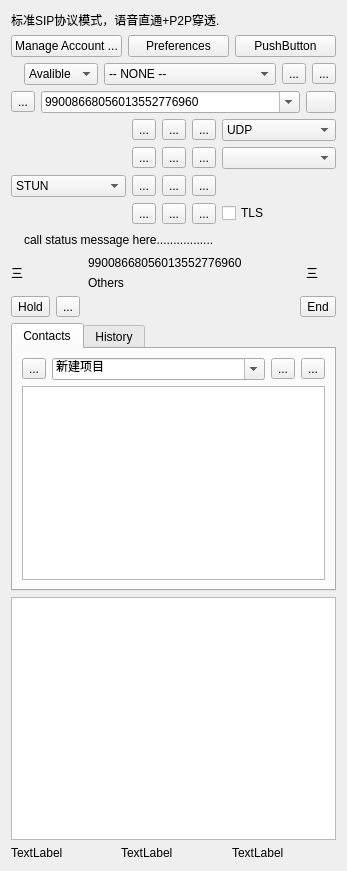
<?xml version="1.0" encoding="UTF-8"?>
<ui version="4.0">
 <class>SipPhone</class>
 <widget class="QWidget" name="SipPhone">
  <property name="geometry">
   <rect>
    <x>0</x>
    <y>0</y>
    <width>347</width>
    <height>871</height>
   </rect>
  </property>
  <property name="mouseTracking">
   <bool>false</bool>
  </property>
  <property name="windowTitle">
   <string>Form</string>
  </property>
  <layout class="QVBoxLayout" name="verticalLayout">
   <item>
    <widget class="QLabel" name="label_13">
     <property name="text">
      <string>标准SIP协议模式，语音直通+P2P穿透.</string>
     </property>
     <property name="textInteractionFlags">
      <set>Qt::LinksAccessibleByMouse|Qt::TextSelectableByMouse</set>
     </property>
    </widget>
   </item>
   <item>
    <layout class="QHBoxLayout" name="horizontalLayout">
     <item>
      <widget class="QPushButton" name="pushButton_5">
       <property name="text">
        <string>Manage Account ...</string>
       </property>
      </widget>
     </item>
     <item>
      <widget class="QPushButton" name="pushButton_6">
       <property name="text">
        <string>Preferences</string>
       </property>
      </widget>
     </item>
     <item>
      <widget class="QPushButton" name="pushButton_7">
       <property name="text">
        <string>PushButton</string>
       </property>
      </widget>
     </item>
    </layout>
   </item>
   <item>
    <layout class="QHBoxLayout" name="horizontalLayout_3">
     <item>
      <widget class="QLabel" name="label_4">
       <property name="toolTip">
        <string>This account online status icons.</string>
       </property>
       <property name="text">
        <string/>
       </property>
       <property name="pixmap">
        <pixmap resource="kp.qrc">:/skins/default/muc.png</pixmap>
       </property>
      </widget>
     </item>
     <item>
      <widget class="QComboBox" name="comboBox_5">
       <property name="sizePolicy">
        <sizepolicy hsizetype="Preferred" vsizetype="Fixed">
         <horstretch>0</horstretch>
         <verstretch>0</verstretch>
        </sizepolicy>
       </property>
       <property name="toolTip">
        <string>This account on line status.</string>
       </property>
       <item>
        <property name="text">
         <string>Avalible</string>
        </property>
        <property name="icon">
         <iconset resource="kp.qrc">
          <normaloff>:/skins/default/status_online.png</normaloff>:/skins/default/status_online.png</iconset>
        </property>
       </item>
       <item>
        <property name="text">
         <string>Offline</string>
        </property>
        <property name="icon">
         <iconset resource="kp.qrc">
          <normaloff>:/skins/default/status_offline.png</normaloff>:/skins/default/status_offline.png</iconset>
        </property>
       </item>
      </widget>
     </item>
     <item>
      <widget class="QComboBox" name="comboBox_6">
       <property name="sizePolicy">
        <sizepolicy hsizetype="Expanding" vsizetype="Fixed">
         <horstretch>0</horstretch>
         <verstretch>0</verstretch>
        </sizepolicy>
       </property>
       <property name="toolTip">
        <string>sip user uri: such as anony@sip2sips.org:5060</string>
       </property>
       <item>
        <property name="text">
         <string>-- NONE --</string>
        </property>
       </item>
      </widget>
     </item>
     <item>
      <widget class="QToolButton" name="toolButton_2">
       <property name="toolTip">
        <string>Open sound settings.</string>
       </property>
       <property name="text">
        <string>...</string>
       </property>
       <property name="icon">
        <iconset resource="kp.qrc">
         <normaloff>:/skins/default/speaker.png</normaloff>:/skins/default/speaker.png</iconset>
       </property>
      </widget>
     </item>
     <item>
      <widget class="QToolButton" name="toolButton_3">
       <property name="toolTip">
        <string>Open video camro settings.</string>
       </property>
       <property name="text">
        <string>...</string>
       </property>
       <property name="icon">
        <iconset resource="kp.qrc">
         <normaloff>:/skins/default/Call_video_start_GreenStart_32x32_s1.png</normaloff>:/skins/default/Call_video_start_GreenStart_32x32_s1.png</iconset>
       </property>
      </widget>
     </item>
    </layout>
   </item>
   <item>
    <layout class="QHBoxLayout" name="horizontalLayout_4">
     <item>
      <widget class="QToolButton" name="toolButton_4">
       <property name="text">
        <string>...</string>
       </property>
       <property name="icon">
        <iconset resource="kp.qrc">
         <normaloff>:/skins/default/keyboard.png</normaloff>:/skins/default/keyboard.png</iconset>
       </property>
      </widget>
     </item>
     <item>
      <widget class="QComboBox" name="comboBox_7">
       <property name="toolTip">
        <string>phone number: such as 123-12344556</string>
       </property>
       <property name="editable">
        <bool>true</bool>
       </property>
       <item>
        <property name="text">
         <string>99008668056013552776960</string>
        </property>
       </item>
       <item>
        <property name="text">
         <string>99008664115013552776960</string>
        </property>
       </item>
       <item>
        <property name="text">
         <string>99008668056010687300662547</string>
        </property>
       </item>
       <item>
        <property name="text">
         <string>新建项目</string>
        </property>
       </item>
       <item>
        <property name="text">
         <string>新建项目</string>
        </property>
       </item>
      </widget>
     </item>
     <item>
      <widget class="QPushButton" name="pushButton_11">
       <property name="maximumSize">
        <size>
         <width>30</width>
         <height>16777215</height>
        </size>
       </property>
       <property name="text">
        <string/>
       </property>
       <property name="icon">
        <iconset resource="kp.qrc">
         <normaloff>:/skins/default/phone_32.png</normaloff>:/skins/default/phone_32.png</iconset>
       </property>
       <property name="autoDefault">
        <bool>false</bool>
       </property>
       <property name="default">
        <bool>false</bool>
       </property>
       <property name="flat">
        <bool>false</bool>
       </property>
      </widget>
     </item>
    </layout>
   </item>
   <item>
    <layout class="QGridLayout" name="gridLayout">
     <item row="1" column="0">
      <spacer name="horizontalSpacer_3">
       <property name="orientation">
        <enum>Qt::Horizontal</enum>
       </property>
       <property name="sizeHint" stdset="0">
        <size>
         <width>40</width>
         <height>20</height>
        </size>
       </property>
      </spacer>
     </item>
     <item row="2" column="4">
      <spacer name="horizontalSpacer_2">
       <property name="orientation">
        <enum>Qt::Horizontal</enum>
       </property>
       <property name="sizeHint" stdset="0">
        <size>
         <width>40</width>
         <height>20</height>
        </size>
       </property>
      </spacer>
     </item>
     <item row="3" column="2">
      <widget class="QToolButton" name="toolButton_14">
       <property name="text">
        <string>...</string>
       </property>
       <property name="icon">
        <iconset resource="kp.qrc">
         <normaloff>:/skins/default/digit0.png</normaloff>:/skins/default/digit0.png</iconset>
       </property>
       <property name="iconSize">
        <size>
         <width>50</width>
         <height>22</height>
        </size>
       </property>
      </widget>
     </item>
     <item row="0" column="1">
      <widget class="QToolButton" name="toolButton_15">
       <property name="text">
        <string>...</string>
       </property>
       <property name="icon">
        <iconset resource="kp.qrc">
         <normaloff>:/skins/default/digit1.png</normaloff>:/skins/default/digit1.png</iconset>
       </property>
       <property name="iconSize">
        <size>
         <width>50</width>
         <height>22</height>
        </size>
       </property>
      </widget>
     </item>
     <item row="0" column="2">
      <widget class="QToolButton" name="toolButton_16">
       <property name="text">
        <string>...</string>
       </property>
       <property name="icon">
        <iconset resource="kp.qrc">
         <normaloff>:/skins/default/digit2.png</normaloff>:/skins/default/digit2.png</iconset>
       </property>
       <property name="iconSize">
        <size>
         <width>50</width>
         <height>22</height>
        </size>
       </property>
      </widget>
     </item>
     <item row="0" column="3">
      <widget class="QToolButton" name="toolButton_17">
       <property name="text">
        <string>...</string>
       </property>
       <property name="icon">
        <iconset resource="kp.qrc">
         <normaloff>:/skins/default/digit3.png</normaloff>:/skins/default/digit3.png</iconset>
       </property>
       <property name="iconSize">
        <size>
         <width>50</width>
         <height>22</height>
        </size>
       </property>
      </widget>
     </item>
     <item row="1" column="1">
      <widget class="QToolButton" name="toolButton_18">
       <property name="text">
        <string>...</string>
       </property>
       <property name="icon">
        <iconset resource="kp.qrc">
         <normaloff>:/skins/default/digit4.png</normaloff>:/skins/default/digit4.png</iconset>
       </property>
       <property name="iconSize">
        <size>
         <width>50</width>
         <height>22</height>
        </size>
       </property>
      </widget>
     </item>
     <item row="1" column="2">
      <widget class="QToolButton" name="toolButton_19">
       <property name="text">
        <string>...</string>
       </property>
       <property name="icon">
        <iconset resource="kp.qrc">
         <normaloff>:/skins/default/digit5.png</normaloff>:/skins/default/digit5.png</iconset>
       </property>
       <property name="iconSize">
        <size>
         <width>50</width>
         <height>22</height>
        </size>
       </property>
      </widget>
     </item>
     <item row="1" column="3">
      <widget class="QToolButton" name="toolButton_20">
       <property name="text">
        <string>...</string>
       </property>
       <property name="icon">
        <iconset resource="kp.qrc">
         <normaloff>:/skins/default/digit6.png</normaloff>:/skins/default/digit6.png</iconset>
       </property>
       <property name="iconSize">
        <size>
         <width>50</width>
         <height>22</height>
        </size>
       </property>
      </widget>
     </item>
     <item row="2" column="1">
      <widget class="QToolButton" name="toolButton_21">
       <property name="text">
        <string>...</string>
       </property>
       <property name="icon">
        <iconset resource="kp.qrc">
         <normaloff>:/skins/default/digit7.png</normaloff>:/skins/default/digit7.png</iconset>
       </property>
       <property name="iconSize">
        <size>
         <width>50</width>
         <height>22</height>
        </size>
       </property>
      </widget>
     </item>
     <item row="2" column="2">
      <widget class="QToolButton" name="toolButton_22">
       <property name="text">
        <string>...</string>
       </property>
       <property name="icon">
        <iconset resource="kp.qrc">
         <normaloff>:/skins/default/digit8.png</normaloff>:/skins/default/digit8.png</iconset>
       </property>
       <property name="iconSize">
        <size>
         <width>50</width>
         <height>22</height>
        </size>
       </property>
      </widget>
     </item>
     <item row="2" column="3">
      <widget class="QToolButton" name="toolButton_23">
       <property name="text">
        <string>...</string>
       </property>
       <property name="icon">
        <iconset resource="kp.qrc">
         <normaloff>:/skins/default/digit9.png</normaloff>:/skins/default/digit9.png</iconset>
       </property>
       <property name="iconSize">
        <size>
         <width>50</width>
         <height>22</height>
        </size>
       </property>
      </widget>
     </item>
     <item row="3" column="1">
      <widget class="QToolButton" name="toolButton_24">
       <property name="text">
        <string>...</string>
       </property>
       <property name="icon">
        <iconset resource="kp.qrc">
         <normaloff>:/skins/default/digitstar.png</normaloff>:/skins/default/digitstar.png</iconset>
       </property>
       <property name="iconSize">
        <size>
         <width>50</width>
         <height>22</height>
        </size>
       </property>
      </widget>
     </item>
     <item row="3" column="3">
      <widget class="QToolButton" name="toolButton_25">
       <property name="text">
        <string>...</string>
       </property>
       <property name="icon">
        <iconset resource="kp.qrc">
         <normaloff>:/skins/default/digitpound.png</normaloff>:/skins/default/digitpound.png</iconset>
       </property>
       <property name="iconSize">
        <size>
         <width>50</width>
         <height>22</height>
        </size>
       </property>
      </widget>
     </item>
     <item row="1" column="4">
      <widget class="QComboBox" name="comboBox">
       <property name="toolTip">
        <string>语音编码</string>
       </property>
      </widget>
     </item>
     <item row="0" column="4">
      <widget class="QComboBox" name="comboBox_2">
       <item>
        <property name="text">
         <string>UDP</string>
        </property>
       </item>
       <item>
        <property name="text">
         <string>TCP</string>
        </property>
       </item>
       <item>
        <property name="text">
         <string>TLS</string>
        </property>
       </item>
       <item>
        <property name="text">
         <string>IPV6</string>
        </property>
       </item>
       <item>
        <property name="text">
         <string>UDP6</string>
        </property>
       </item>
       <item>
        <property name="text">
         <string>TCP6</string>
        </property>
       </item>
      </widget>
     </item>
     <item row="3" column="4">
      <widget class="QCheckBox" name="checkBox">
       <property name="text">
        <string>TLS</string>
       </property>
      </widget>
     </item>
     <item row="2" column="0">
      <widget class="QComboBox" name="comboBox_3">
       <item>
        <property name="text">
         <string>STUN</string>
        </property>
       </item>
       <item>
        <property name="text">
         <string>TURN</string>
        </property>
       </item>
       <item>
        <property name="text">
         <string>ICE</string>
        </property>
       </item>
      </widget>
     </item>
    </layout>
   </item>
   <item>
    <layout class="QVBoxLayout" name="verticalLayout_5">
     <item>
      <layout class="QHBoxLayout" name="horizontalLayout_9">
       <item>
        <widget class="QLabel" name="label_10">
         <property name="text">
          <string/>
         </property>
         <property name="pixmap">
          <pixmap resource="kp.qrc">:/skins/default/speaker.png</pixmap>
         </property>
        </widget>
       </item>
       <item>
        <widget class="QLabel" name="label_11">
         <property name="text">
          <string>call status message here.................</string>
         </property>
         <property name="textInteractionFlags">
          <set>Qt::LinksAccessibleByMouse|Qt::TextSelectableByMouse</set>
         </property>
        </widget>
       </item>
       <item>
        <spacer name="horizontalSpacer_5">
         <property name="orientation">
          <enum>Qt::Horizontal</enum>
         </property>
         <property name="sizeHint" stdset="0">
          <size>
           <width>40</width>
           <height>20</height>
          </size>
         </property>
        </spacer>
       </item>
       <item>
        <widget class="QLabel" name="label_12">
         <property name="text">
          <string/>
         </property>
         <property name="pixmap">
          <pixmap resource="kp.qrc">:/skins/default/Un-mute_Alpha_down_16x16_s1.png</pixmap>
         </property>
         <property name="scaledContents">
          <bool>false</bool>
         </property>
        </widget>
       </item>
      </layout>
     </item>
     <item>
      <layout class="QHBoxLayout" name="horizontalLayout_8">
       <item>
        <widget class="QLabel" name="label_8">
         <property name="maximumSize">
          <size>
           <width>30</width>
           <height>16777215</height>
          </size>
         </property>
         <property name="text">
          <string>三</string>
         </property>
        </widget>
       </item>
       <item>
        <widget class="QLabel" name="label_7">
         <property name="maximumSize">
          <size>
           <width>35</width>
           <height>16777215</height>
          </size>
         </property>
         <property name="text">
          <string/>
         </property>
         <property name="pixmap">
          <pixmap resource="kp.qrc">:/skins/default/user.png</pixmap>
         </property>
         <property name="alignment">
          <set>Qt::AlignCenter</set>
         </property>
        </widget>
       </item>
       <item>
        <layout class="QVBoxLayout" name="verticalLayout_4">
         <item>
          <widget class="QLabel" name="label_5">
           <property name="text">
            <string>99008668056013552776960</string>
           </property>
           <property name="textInteractionFlags">
            <set>Qt::LinksAccessibleByMouse|Qt::TextSelectableByMouse</set>
           </property>
          </widget>
         </item>
         <item>
          <widget class="QLabel" name="label_6">
           <property name="text">
            <string>Others</string>
           </property>
           <property name="textInteractionFlags">
            <set>Qt::LinksAccessibleByMouse|Qt::TextSelectableByMouse</set>
           </property>
          </widget>
         </item>
        </layout>
       </item>
       <item>
        <widget class="QLabel" name="label_9">
         <property name="maximumSize">
          <size>
           <width>30</width>
           <height>16777215</height>
          </size>
         </property>
         <property name="layoutDirection">
          <enum>Qt::LeftToRight</enum>
         </property>
         <property name="text">
          <string>三</string>
         </property>
        </widget>
       </item>
      </layout>
     </item>
     <item>
      <layout class="QHBoxLayout" name="horizontalLayout_7">
       <item>
        <widget class="QToolButton" name="toolButton_5">
         <property name="text">
          <string>Hold</string>
         </property>
        </widget>
       </item>
       <item>
        <widget class="QToolButton" name="toolButton_12">
         <property name="text">
          <string>...</string>
         </property>
         <property name="icon">
          <iconset resource="kp.qrc">
           <normaloff>:/skins/default/Call_video_start_GreenStart_32x32_s1.png</normaloff>:/skins/default/Call_video_start_GreenStart_32x32_s1.png</iconset>
         </property>
        </widget>
       </item>
       <item>
        <spacer name="horizontalSpacer_4">
         <property name="orientation">
          <enum>Qt::Horizontal</enum>
         </property>
         <property name="sizeHint" stdset="0">
          <size>
           <width>40</width>
           <height>20</height>
          </size>
         </property>
        </spacer>
       </item>
       <item>
        <widget class="QToolButton" name="toolButton_10">
         <property name="text">
          <string>End</string>
         </property>
         <property name="icon">
          <iconset resource="kp.qrc">
           <normaloff>:/skins/default/hangup_20.png</normaloff>:/skins/default/hangup_20.png</iconset>
         </property>
        </widget>
       </item>
      </layout>
     </item>
    </layout>
   </item>
   <item>
    <widget class="QTabWidget" name="tabWidget">
     <property name="currentIndex">
      <number>0</number>
     </property>
     <widget class="QWidget" name="tab">
      <attribute name="icon">
       <iconset resource="kp.qrc">
        <normaloff>:/skins/default/book_32.png</normaloff>:/skins/default/book_32.png</iconset>
      </attribute>
      <attribute name="title">
       <string>Contacts</string>
      </attribute>
      <layout class="QVBoxLayout" name="verticalLayout_2">
       <item>
        <layout class="QHBoxLayout" name="horizontalLayout_5">
         <item>
          <widget class="QToolButton" name="toolButton_6">
           <property name="text">
            <string>...</string>
           </property>
          </widget>
         </item>
         <item>
          <widget class="QComboBox" name="comboBox_8">
           <property name="editable">
            <bool>true</bool>
           </property>
           <item>
            <property name="text">
             <string>新建项目</string>
            </property>
           </item>
           <item>
            <property name="text">
             <string>新建项目</string>
            </property>
           </item>
           <item>
            <property name="text">
             <string>新建项目</string>
            </property>
           </item>
           <item>
            <property name="text">
             <string>新建项目</string>
            </property>
           </item>
           <item>
            <property name="text">
             <string>新建项目</string>
            </property>
           </item>
          </widget>
         </item>
         <item>
          <widget class="QToolButton" name="toolButton_7">
           <property name="text">
            <string>...</string>
           </property>
          </widget>
         </item>
         <item>
          <widget class="QToolButton" name="toolButton_8">
           <property name="text">
            <string>...</string>
           </property>
          </widget>
         </item>
        </layout>
       </item>
       <item>
        <widget class="QTreeView" name="treeView"/>
       </item>
      </layout>
     </widget>
     <widget class="QWidget" name="tab_2">
      <attribute name="title">
       <string>History</string>
      </attribute>
      <layout class="QVBoxLayout" name="verticalLayout_3">
       <item>
        <layout class="QHBoxLayout" name="horizontalLayout_6">
         <item>
          <widget class="QComboBox" name="comboBox_9">
           <property name="editable">
            <bool>true</bool>
           </property>
           <item>
            <property name="text">
             <string>新建项目</string>
            </property>
           </item>
           <item>
            <property name="text">
             <string>新建项目</string>
            </property>
           </item>
           <item>
            <property name="text">
             <string>新建项目</string>
            </property>
           </item>
           <item>
            <property name="text">
             <string>新建项目</string>
            </property>
           </item>
           <item>
            <property name="text">
             <string>新建项目</string>
            </property>
           </item>
          </widget>
         </item>
         <item>
          <widget class="QComboBox" name="comboBox_10">
           <item>
            <property name="text">
             <string>All</string>
            </property>
           </item>
           <item>
            <property name="text">
             <string>新建项目</string>
            </property>
           </item>
           <item>
            <property name="text">
             <string>新建项目</string>
            </property>
           </item>
           <item>
            <property name="text">
             <string>新建项目</string>
            </property>
           </item>
           <item>
            <property name="text">
             <string>新建项目</string>
            </property>
           </item>
          </widget>
         </item>
         <item>
          <widget class="QToolButton" name="toolButton_9">
           <property name="text">
            <string>...</string>
           </property>
          </widget>
         </item>
        </layout>
       </item>
       <item>
        <widget class="QTableView" name="tableView"/>
       </item>
      </layout>
     </widget>
    </widget>
   </item>
   <item>
    <widget class="QListWidget" name="listWidget"/>
   </item>
   <item>
    <layout class="QHBoxLayout" name="horizontalLayout_2">
     <item>
      <widget class="QLabel" name="label">
       <property name="text">
        <string>TextLabel</string>
       </property>
      </widget>
     </item>
     <item>
      <widget class="QLabel" name="label_2">
       <property name="text">
        <string>TextLabel</string>
       </property>
      </widget>
     </item>
     <item>
      <widget class="QLabel" name="label_3">
       <property name="text">
        <string>TextLabel</string>
       </property>
      </widget>
     </item>
    </layout>
   </item>
  </layout>
 </widget>
 <resources>
  <include location="kp.qrc"/>
  <include location="kp.qrc"/>
 </resources>
 <connections/>
</ui>
